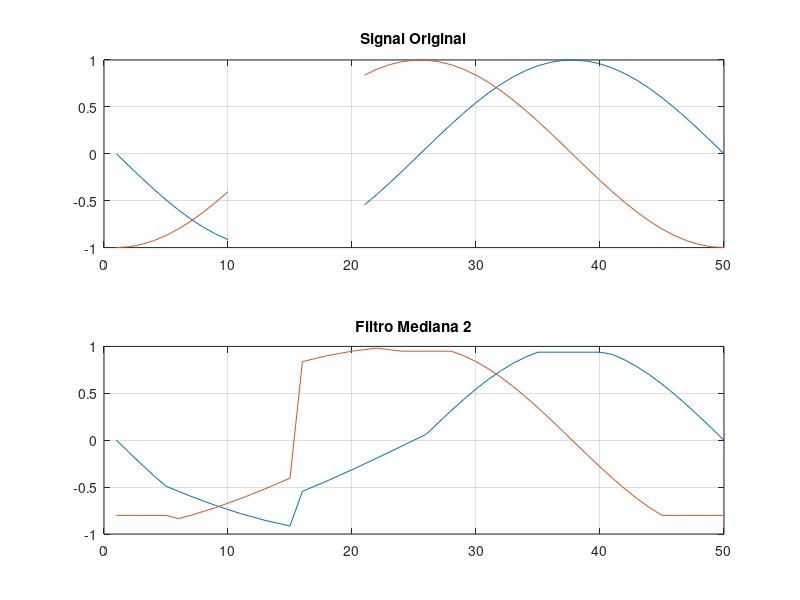
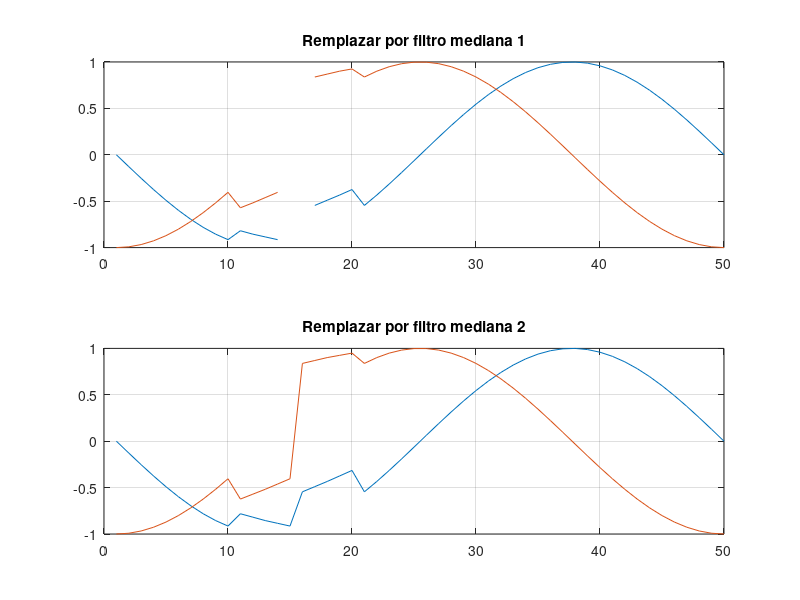

MATLAB code for these plots, in order:
%Edgar Moises Hernandez-Gonzalez
%26/06/20
%Filtro de mediana para remplazar los valores NaN
%Creo que es mejor que el orden sea impar y que sea un numero pequeno

clear
clc

% Generamos una senal seno con valores nulos entre los indices 16 al 20
t = linspace(-pi,pi,50)';
x_1 = sin(t);
x_2 = cos(t);
x = [x_1 x_2];
a = 11;
b = 20;
disp(x(a:b,:));
x(a:b,:)=NaN;

% Filtro de mediana de orden n y omitir los NaN para 
y_1 = medfilt1(x,9,'omitnan');
y_2 = medfilt1(x,11,'omitnan');

subplot(2,1,1)
plot(x);
grid;
title('Signal Original');
subplot(2,1,2)
plot(y_2);
grid;
title('Filtro Mediana 2');

x2=x;
x2(a:b,:)=y_1(a:b,:);
x3=x;
x3(a:b,:)=y_2(a:b,:);

figure;
subplot(2,1,1)
plot(x2);
grid;
title('Remplazar por filtro mediana 1');
subplot(2,1,2)
plot(x3);
grid;
title('Remplazar por filtro mediana 2');

disp(x2(a:b,:));
disp(x3(a:b,:));